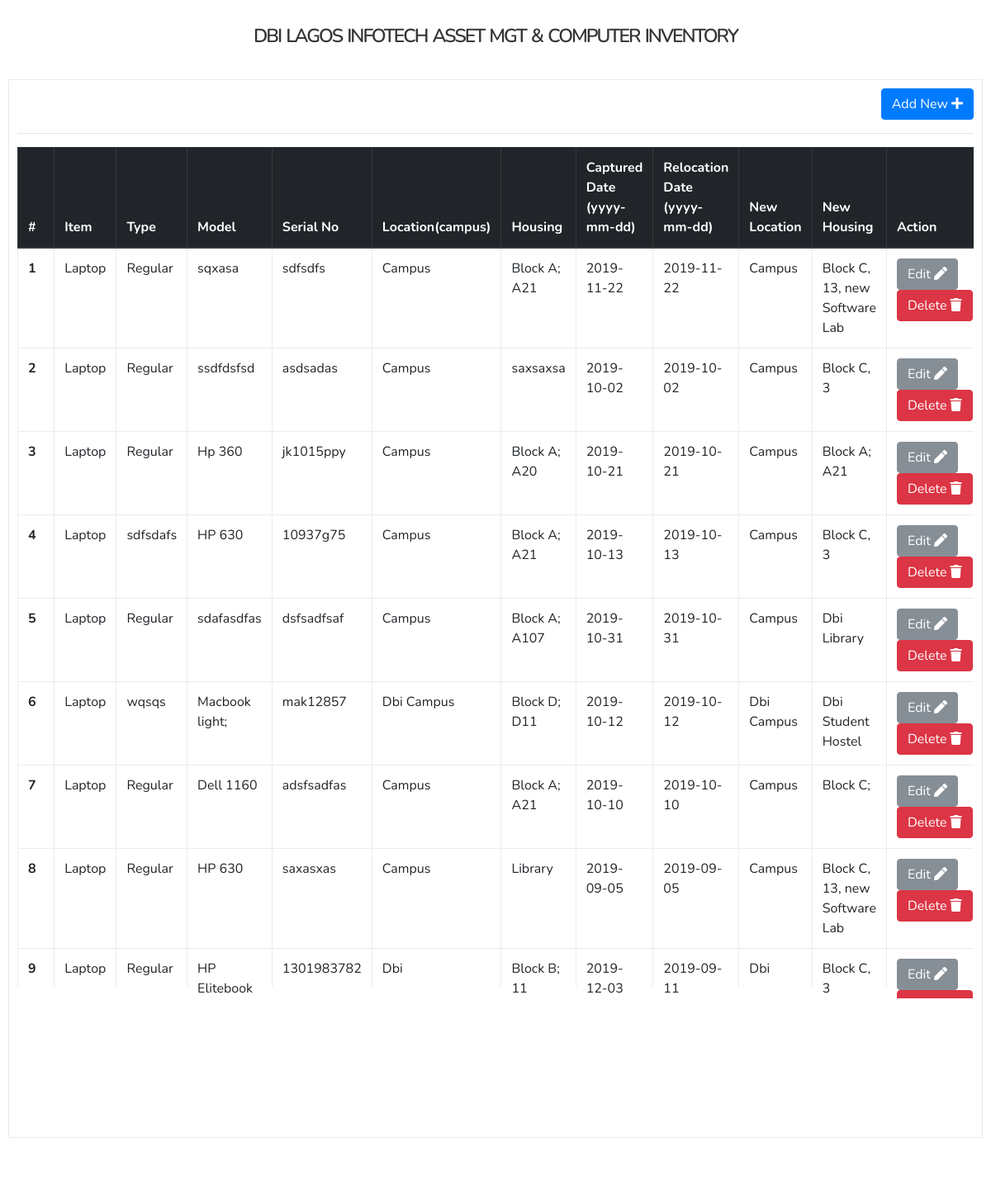
The page / on the database its author committed.
### tables this page shows
CREATE TABLE `computers` (
  `computer_id` int(11) NOT NULL,
  `item` varchar(255) NOT NULL,
  `type` varchar(255) NOT NULL,
  `model` varchar(255) NOT NULL,
  `serial_no` varchar(255) NOT NULL,
  `campus` varchar(255) NOT NULL,
  `housing` varchar(255) NOT NULL,
  `cap_date` text NOT NULL,
  `relo_date` text,
  `new_location` varchar(255) NOT NULL,
  `new_housing` varchar(255) NOT NULL
);

### models/Computer.php (called while the page is built, shortened)
<?php
class Computer
{
    private $conn;
    private $table_name = 'computers';
    public function __construct($db)
    {
        $this->conn = $db;
    }
    public function countAll() {
        $sql = "select * from ".$this->table_name;
        $stmt = $this->conn->query($sql);
        return $stmt->rowCount();
    }
    public function readAll($from_record_num, $records_per_page)
    {
        $sql = "select * from ".$this->table_name." ORDER BY computer_id DESC LIMIT {$from_record_num}, {$records_per_page}";
        $stmt = $this->conn->prepare($sql);
        if ($stmt->execute()) {
            return $stmt;
        }
    }
}

### index.php (the view, shortened to what this page needs)
<?php require_once('header.php') ?>
<?php
require_once 'models/Computer.php';
$database = new Database();
$conn = $database->getConnection();
$computer = new Computer($conn);
$page = isset($_GET['page']) ? $_GET['page'] :  1;
$records_per_page = 20;
$from_record_num = ($records_per_page * $page) - $records_per_page;
$computers = $computer->readAll($from_record_num, $records_per_page);
?>
      <div class="main">
        <section class="computers">
            <div class="add-btn-container  text-right">
                <button type="button" class="btn btn-primary add-btn" data-toggle="modal" data-target="#addInventoryModal" data-backdrop="static" data-keyboard="false">Add New <i class="fas fa-plus"></i></button>
            </div>
            <hr>
            <div class="computers-table-container table-responsive">
                <table class="table table-hover table-bordered">
                    <thead class="thead-dark">
                        <tr>
                            <th scope="col">#</th>
                            <th scope="col">Item</th>
                            <th scope="col">Type</th>
                            <th scope="col">Model</th>
                            <th scope="col">Serial No</th>
                            <th scope="col">Location(campus)</th>
                            <th scope="col">Housing</th>
                            <th scope="col">Captured Date <br> (yyyy-mm-dd)</th>
                            <th scope="col">Relocation Date <br> (yyyy-mm-dd)</th>
                            <th scope="col">New Location</th>
                            <th scope="col">New Housing</th>
                            <th scope="col">Action</th>
                        </tr>
                    </thead>
                    <tbody>
                      <?php
                      $sn = 1;
                      while($row = $computers->fetch(PDO::FETCH_ASSOC)):?>
                        <tr id="<?php echo $row['computer_id'] ?>">
                            <th scope="row"><?php echo $sn ?></th>
                            <td><?php echo $row['item']; ?></td>
                            <td><?php echo $row['type']; ?></td>
                            <td><?php echo $row['model'] ?></td>
                            <td><?php echo $row['serial_no'] ?></td>
                            <td><?php echo $row['campus'] ?></td>
                            <td><?php echo $row['housing'] ?></td>
                            <td><?php echo  $row['cap_date'] ?></td>
                            <td><?php echo  $row['relo_date'] ?></td>
                            <td><?php echo $row['new_location'] ?></td>
                            <td><?php echo $row['new_housing'] ?></td>
                            <td>
                              <button
                                class="btn btn-secondary mr-1"
                                data-toggle="modal"
                                data-target="#editInventoryModal"
                                data-backdrop="static"
                                data-keyboard="false"
                                data-computer_id="<?php  echo $row['computer_id']?>"
                                data-item="<?php echo $row['item']?>"
                                data-type="<?php echo $row['type']?>"
                                data-model="<?php echo $row['model']?>"
                                data-serial_no="<?php echo $row['serial_no']?>"
                                data-campus="<?php echo $row['campus']?>"
                                data-housing="<?php echo $row['housing']?>"
                                data-cap_date="<?php echo $row['cap_date']?>"
                                data-relo_date="<?php echo $row['relo_date']?>"
                                data-new_location="<?php echo $row['new_location']?>"
                                data-new_housing="<?php echo $row['new_housing']?>"
                                >
                                Edit <i class="fas fa-pen"></i>
                              </button>
                              <button class="btn btn-danger deleteInventory"> Delete <i class="fas fa-trash"></i></button>
                            </td>
                        </tr>
                      <?php $sn++; endwhile; ?>
                    </tbody>
                </table>
            </div>
        </section>
        <?php $total_rows = $computer->countAll(); ?>
        <?php  include('paging.php'); ?>
      </div>
<?php require_once('footer.php') ?>

### header.php (shortened to what this page needs)
<!DOCTYPE html>
<html>
<head>
    <link rel="stylesheet" href="assets/lib/bootstrap/css/bootstrap.min.css" />
    <link rel="stylesheet" href="assets/lib/font-awesome/css/all.min.css" />
    <link rel="stylesheet" href="assets/css/style.css" />
</head>
<body>
    <header>
        <div class="page-title-container">
            <h1 class="page-title text-center">DBI LAGOS INFOTECH ASSET MGT & COMPUTER INVENTORY</h1>
        </div>
    </header>

### paging.php (shortened to what this page needs)
<nav class="computers-paging">
   <ul class="pagination justify-content-center">
     <?php
     $total_pages = ceil($total_rows / $records_per_page);
     $range = 2;
     $initial_num = $page - $range;
     $condition_limit_num = ($page + $range) + 1;
     for ($x = $initial_num; $x < $condition_limit_num; $x++ ) {
       if(($x > 0) && ($x <= $total_pages)) {
         if($x == $page) {
           echo "<li class='page-item active'><a href='#' class='page-link'><span class='sr-only'>(current)</span>{$x}</a></li>";
         }
         else {
           echo "<li class='page-item'><a href='index.php?page=$x' class='page-link'>{$x}</a></li>";
         }
       }
     }
     ?>
  </ul>
</nav>

### footer.php (shortened to what this page needs)
    </body>
</html>

### assets/css/style.css (style rules this page uses)
* { margin: 0; padding: 0; -webkit-box-sizing: border-box; box-sizing: border-box; }
body { font-family: "Nunito", "Segoe UI", Tahoma, Geneva, Verdana, sans-serif; padding: 0 10px; }
h1 { font-size: 23px; font-weight: 600; letter-spacing: -2px; word-spacing: 2px; }
header { padding: 30px 15px; }
header .page-title { color: rgb(53, 52, 52); }
.computers { padding: 10px; border: 1px solid #ebebeb; }
nav.computers-paging { margin-top: 20px; padding: 0 10px; }

### rows shown on the page
computers: item "Laptop", type "Regular", model "sqxasa", serial_no "sdfsdfs", campus "Campus", housing "Block A; A21", cap_date "2019-11-22", relo_date "2019-11-22", new_location "Campus", new_housing "Block C, 13, new Software Lab"
computers: item "Laptop", type "Regular", model "ssdfdsfsd", serial_no "asdsadas", campus "Campus", housing "saxsaxsa", cap_date "2019-10-02", relo_date "2019-10-02", new_location "Campus", new_housing "Block C, 3"
computers: item "Laptop", type "Regular", model "Hp 360", serial_no "jk1015ppy", campus "Campus", housing "Block A; A20", cap_date "2019-10-21", relo_date "2019-10-21", new_location "Campus", new_housing "Block A; A21"
computers: item "Laptop", type "sdfsdafs", model "HP 630", serial_no "10937g75", campus "Campus", housing "Block A; A21", cap_date "2019-10-13", relo_date "2019-10-13", new_location "Campus", new_housing "Block C, 3"
computers: item "Laptop", type "Regular", model "sdafasdfas", serial_no "dsfsadfsaf", campus "Campus", housing "Block A; A107", cap_date "2019-10-31", relo_date "2019-10-31", new_location "Campus", new_housing "Dbi Library"
computers: item "Laptop", type "wqsqs", model "Macbook light;", serial_no "mak12857", campus "Dbi Campus", housing "Block D; D11", cap_date "2019-10-12", relo_date "2019-10-12", new_location "Dbi Campus", new_housing "Dbi Student Hostel"
computers: item "Laptop", type "Regular", model "Dell 1160", serial_no "adsfsadfas", campus "Campus", housing "Block A; A21", cap_date "2019-10-10", relo_date "2019-10-10", new_location "Campus", new_housing "Block C;"
computers: item "Laptop", type "Regular", model "HP 630", serial_no "saxasxas", campus "Campus", housing "Library", cap_date "2019-09-05", relo_date "2019-09-05", new_location "Campus", new_housing "Block C, 13, new Software Lab"
computers: item "Laptop", type "Regular", model "HP Elitebook", serial_no "1301983782", campus "Dbi", housing "Block B; 11", cap_date "2019-12-03", relo_date "2019-09-11", new_location "Dbi", new_housing "Block C, 3"
